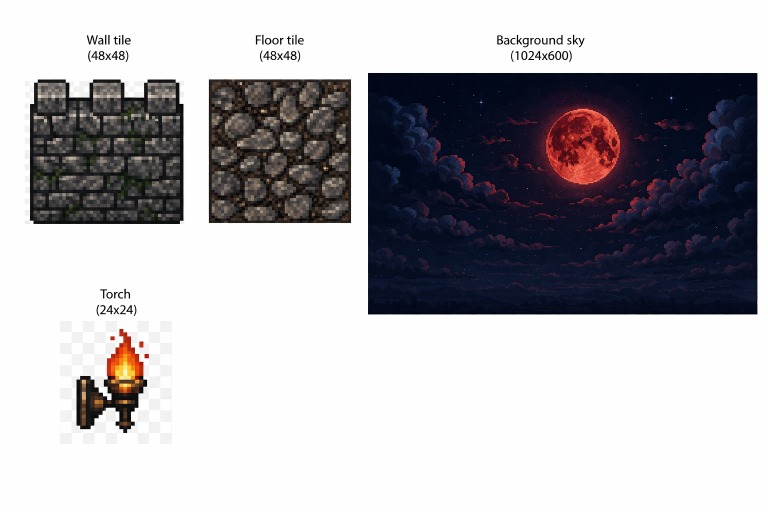
#> input picture ChatGPT Image Apr 10, 2026, 02_07_40 AM.png, 1536 x 1024 px, found by its file name (shown at 1/2 size)
$ python extract_sprites.py
#> lines starting #> are read from the running program, lines starting #| are printed output that depends on the picture; after the words box and inside, x2 and y2 are one past the last pixel; in counts of white or black regions, pixels touching at a corner belong together
#|   Image size: 1536x1024
"""
extract_sprites.py — extract labeled sprites from ChatGPT-generated sprite sheets.
Uses PIL + numpy only (no scipy).
"""

import numpy as np
from PIL import Image
import os

SPRITES_DIR = "/home/aly/Documents/proj/2d_game/sprites"
IMG1 = "/home/aly/Documents/proj/2d_game/ChatGPT Image Apr 10, 2026, 02_07_32 AM.png"
IMG2 = "/home/aly/Documents/proj/2d_game/ChatGPT Image Apr 10, 2026, 02_07_40 AM.png"


def find_bboxes(arr):
    """
    Given an RGBA or RGB numpy array, find non-white bounding boxes by:
    1. Building a binary mask of non-white pixels (R<=230 OR G<=230 OR B<=230)
    2. Projecting onto rows and columns to find gaps (all-white rows/cols)
    3. Merging contiguous non-gap spans into bounding boxes
    4. Splitting each row-span by column projection within that row band
    Returns list of (row_start, row_end, col_start, col_end) tuples.
    """
    if arr.shape[2] == 4:
        rgb = arr[:, :, :3]
#> rgb is the input picture: shape (1024, 1536, 3); mean R, G, B 175.7, 174, 178
    else:
        rgb = arr

    # Non-white mask
    mask = ~((rgb[:, :, 0] > 230) & (rgb[:, :, 1] > 230) & (rgb[:, :, 2] > 230))
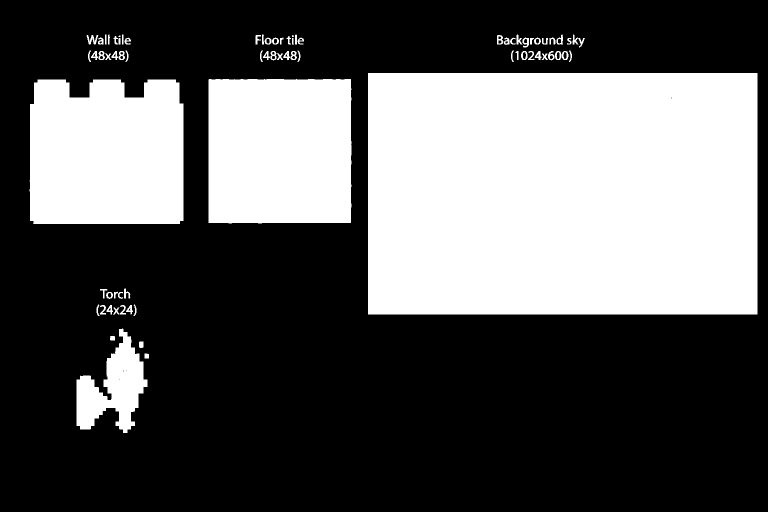
#> mask: shape (1024, 1536) bool (shown at 1/2 size); 35.9% white; 74 white regions (2 under 20 px), largest, box (x1, y1, x2, y2) and area: (736, 146, 1515, 629) 376255, (59, 159, 367, 448) 84775, (417, 158, 703, 447) 82016

    # Row projection: rows that have any non-white pixel
    row_has_content = mask.any(axis=1)   # shape (H,)
    col_has_content = mask.any(axis=0)   # shape (W,)

    def spans_from_bool(arr_1d, min_gap=5):
        """Find contiguous True-spans, ignoring gaps smaller than min_gap."""
#> called with arr_1d = array of shape (1024,), min_gap = 8
        spans = []
        in_span = False
        start = 0
        n = len(arr_1d)
#> n = 1024
        for i in range(n):
            if arr_1d[i] and not in_span:
                start = i
                in_span = True
            elif not arr_1d[i] and in_span:
                # Check if this is a real gap or a tiny noise gap
                # Look ahead for next True
                gap_end = i
                while gap_end < n and not arr_1d[gap_end]:
                    gap_end += 1
                gap_size = gap_end - i
                if gap_size >= min_gap or gap_end == n:
                    spans.append((start, i - 1))
                    in_span = False
#> after the loop, gap_end = 1024; gap_size = 158; in_span = False; spans = [(69, 123), (146, 631), (657, 865)]; start = 657
                    # If there's more content after the gap, we'll catch it in the loop
        if in_span:
            spans.append((start, n - 1))
        return spans

    row_spans = spans_from_bool(row_has_content, min_gap=8)
#> row_spans = [(69, 123), (146, 631), (657, 865)]

    bboxes = []
    for (r0, r1) in row_spans:
        # Within this row band, find column spans
        band_mask = mask[r0:r1+1, :]
        band_col = band_mask.any(axis=0)
        col_spans = spans_from_bool(band_col, min_gap=8)
        for (c0, c1) in col_spans:
            # Filter out tiny noise boxes (< 10px in either dimension)
            if (r1 - r0 + 1) >= 10 and (c1 - c0 + 1) >= 10:
                bboxes.append((r0, r1, c0, c1))
#> this loop made 3 passes
#> (r0, r1, col_spans) on passes 1 to 3: (69, 123, [(173, 261), (511, 607), (994, 1169)]), (146, 631, [(59, 366), (417, 702), (736, 1514)]), (657, 865, [(153, 297)])
#> after the loop, bboxes = [(69, 123, 173, 261), (69, 123, 511, 607), (69, 123, 994, 1169), (146, 631, 59, 366), (146, 631, 417, 702), (146, 631, 736, 1514), (657, 865, 153, 297)]

    return bboxes


def remove_white_bg(crop_arr, r_thresh=230, g_thresh=220, b_thresh=210):
    """
    Convert crop to RGBA, set alpha=0 for near-white pixels.
    """
    if crop_arr.shape[2] == 4:
        out = crop_arr.copy()
    else:
        h, w = crop_arr.shape[:2]
        out = np.zeros((h, w, 4), dtype=np.uint8)
        out[:, :, :3] = crop_arr
        out[:, :, 3] = 255

    white = (out[:, :, 0] > r_thresh) & (out[:, :, 1] > g_thresh) & (out[:, :, 2] > b_thresh)
    out[white, 3] = 0
    return out


def process_image(path, label):
    print(f"\n{'='*60}")
    print(f"Processing {label}: {os.path.basename(path)}")
    print(f"{'='*60}")

    img = Image.open(path).convert("RGBA")
    arr = np.array(img)
    print(f"  Image size: {img.size[0]}x{img.size[1]}")

    bboxes = find_bboxes(arr)
    print(f"  Found {len(bboxes)} bounding box(es):")
#|   Found 7 bounding box(es):
    for i, (r0, r1, c0, c1) in enumerate(bboxes):
        print(f"    [{i}] rows {r0}-{r1} ({r1-r0+1}px tall), cols {c0}-{c1} ({c1-c0+1}px wide)")
#> this loop made 7 passes
#|     [0] rows 69-123 (55px tall), cols 173-261 (89px wide)
#|     [1] rows 69-123 (55px tall), cols 511-607 (97px wide)
#|     [2] rows 69-123 (55px tall), cols 994-1169 (176px wide)
#|     [3] rows 146-631 (486px tall), cols 59-366 (308px wide)
#|     [4] rows 146-631 (486px tall), cols 417-702 (286px wide)
#|     [5] rows 146-631 (486px tall), cols 736-1514 (779px wide)
#|     [6] rows 657-865 (209px tall), cols 153-297 (145px wide)

    return arr, bboxes


# ── Process Image 2 (the labeled sprite sheet) ────────────────────────────────

arr2, bboxes2 = process_image(IMG2, "Image 2 (sprite sheet)")
#> bboxes2 has the same summary as bboxes in find_bboxes

# Expected order after bbox detection (sorted top-left → bottom-right by row then col):
# [0] wall tile  (top-left, ~48x48)
# [1] floor tile (top-center, ~48x48)
# [2] bg sky     (top-right, large)
# [3] torch      (bottom-left, ~24x48)
#
# We sort bboxes by (row_start, col_start) to get stable ordering.
bboxes2_sorted = sorted(bboxes2, key=lambda b: (b[0], b[2]))
#> bboxes2_sorted has the same summary as bboxes in find_bboxes

print("\n  Sorted bboxes (row_start, col_start order):")
for i, b in enumerate(bboxes2_sorted):
    r0, r1, c0, c1 = b
    print(f"    [{i}] rows {r0}-{r1}, cols {c0}-{c1}  size={c1-c0+1}x{r1-r0+1}")

# Map by size heuristic: largest area = sky background
areas = [(i, (b[1]-b[0]+1)*(b[3]-b[2]+1), b) for i, b in enumerate(bboxes2_sorted)]
#> areas = [(0, 4895, (69, 123, 173, 261)), (1, 5335, (69, 123, 511, 607)), (2, 9680, (69, 123, 994, 1169)), (3, 149688, (146, 631, 59, 366)), (4, 138996, (146, 631, 417, 702)), (5, 378594, (146, 631, 736, 1514)), (6, 30305, (657, 865, 153, 297))]
areas_sorted_by_area = sorted(areas, key=lambda x: x[1], reverse=True)
#> areas_sorted_by_area = [(5, 378594, (146, 631, 736, 1514)), (3, 149688, (146, 631, 59, 366)), (4, 138996, (146, 631, 417, 702)), (6, 30305, (657, 865, 153, 297)), (2, 9680, (69, 123, 994, 1169)), (1, 5335, (69, 123, 511, 607)), (0, 4895, (69, 123, 173, 261))]

print("\n  Bboxes sorted by area (largest first):")
for idx, area, b in areas_sorted_by_area:
    r0, r1, c0, c1 = b
    print(f"    original_idx={idx} area={area} size={c1-c0+1}x{r1-r0+1}")
#> this loop made 7 passes
#> (idx, area, r0, r1, c0, c1) on passes 1 to 7: (5, 378594, 146, 631, 736, 1514), (3, 149688, 146, 631, 59, 366), (4, 138996, 146, 631, 417, 702), (6, 30305, 657, 865, 153, 297), (2, 9680, 69, 123, 994, 1169), (1, 5335, 69, 123, 511, 607), (0, 4895, 69, 123, 173, 261)
#|     original_idx=5 area=378594 size=779x486
#|     original_idx=3 area=149688 size=308x486
#|     original_idx=4 area=138996 size=286x486
#|     original_idx=6 area=30305 size=145x209
#|     original_idx=2 area=9680 size=176x55
#|     original_idx=1 area=5335 size=97x55
#|     original_idx=0 area=4895 size=89x55

# Identify sky (largest), then remaining sorted by (row, col)
sky_idx = areas_sorted_by_area[0][0]
#> sky_idx = 5
non_sky = [b for i, (_, _, b) in enumerate(areas_sorted_by_area) if areas_sorted_by_area[i][0] != sky_idx]
#> non_sky = [(146, 631, 59, 366), (146, 631, 417, 702), (657, 865, 153, 297), (69, 123, 994, 1169), (69, 123, 511, 607), (69, 123, 173, 261)]
# Sort non-sky by row then col
non_sky_sorted = sorted(non_sky, key=lambda b: (b[0], b[2]))
#> non_sky_sorted = [(69, 123, 173, 261), (69, 123, 511, 607), (69, 123, 994, 1169), (146, 631, 59, 366), (146, 631, 417, 702), (657, 865, 153, 297)]

print(f"\n  Sky bbox index (among sorted): {sky_idx}")
#|   Sky bbox index (among sorted): 5
print(f"  Non-sky bboxes (sorted by position):")
for i, b in enumerate(non_sky_sorted):
    r0, r1, c0, c1 = b
    print(f"    [{i}] rows {r0}-{r1}, cols {c0}-{c1}  size={c1-c0+1}x{r1-r0+1}")
#> this loop made 6 passes
#|     [0] rows 69-123, cols 173-261  size=89x55
#|     [1] rows 69-123, cols 511-607  size=97x55
#|     [2] rows 69-123, cols 994-1169  size=176x55
#|     [3] rows 146-631, cols 59-366  size=308x486
#|     [4] rows 146-631, cols 417-702  size=286x486
#|     [5] rows 657-865, cols 153-297  size=145x209

def save_sprite(arr, bbox, out_path, remove_white=True, scale=None):
    r0, r1, c0, c1 = bbox
    crop = arr[r0:r1+1, c0:c1+1]
    if remove_white:
        crop = remove_white_bg(crop)
    img = Image.fromarray(crop, "RGBA")
    if scale:
        img = img.resize(scale, Image.LANCZOS)
    img.save(out_path)
    print(f"  Saved: {out_path}  (final size: {img.size[0]}x{img.size[1]})")

print("\n  Saving sprites from Image 2...")

if len(non_sky_sorted) >= 3:
    # non_sky_sorted[0] = wall tile (top-left of non-sky), [1] = floor tile (top-right of non-sky or nearby), [2] = torch
    # Actually depends on layout — print to verify, use index 0,1 as wall/floor, last as torch
    # Sort all non-sky by col within same row band for wall/floor, torch is lowest row
    # Find which are on top row vs bottom row
    top_row_items = []
    bottom_row_items = []
    if len(non_sky_sorted) > 0:
        row_threshold = non_sky_sorted[0][0] + (non_sky_sorted[-1][0] - non_sky_sorted[0][0]) // 2
#> row_threshold = 363
        for b in non_sky_sorted:
            if b[0] <= row_threshold:
                top_row_items.append(b)
            else:
                bottom_row_items.append(b)
#> this loop made 6 passes
#> after the loop, bottom_row_items = [(657, 865, 153, 297)]; top_row_items = [(69, 123, 173, 261), (69, 123, 511, 607), (69, 123, 994, 1169), (146, 631, 59, 366), (146, 631, 417, 702)]

    print(f"  Top-row non-sky items: {len(top_row_items)}, bottom-row: {len(bottom_row_items)}")
#|   Top-row non-sky items: 5, bottom-row: 1

    if len(top_row_items) >= 2:
        wall_bbox = top_row_items[0]   # leftmost on top row
#> wall_bbox = (69, 123, 173, 261)
        floor_bbox = top_row_items[1]  # next on top row
#> floor_bbox = (69, 123, 511, 607)
        r0,r1,c0,c1 = wall_bbox
#> r0 = 69; r1 = 123; c0 = 173; c1 = 261
        print(f"  wall_tile: size={c1-c0+1}x{r1-r0+1}")
#|   wall_tile: size=89x55
        save_sprite(arr2, wall_bbox,  f"{SPRITES_DIR}/wall_tile_outdoor.png",  scale=(48,48))
#> in save_sprite, `r0, r1, c0, c1 = bbox`: r0 = 69; r1 = 123; c0 = 173; c1 = 261
#> in remove_white_bg, `white = (out[:, :, 0] > r_thresh) & (out[:, :, 1] > g_thresh) & (out[:..`: white: shape (55, 89) bool; 69.8% white; 16 black regions (1 under 20 px), largest, box (x1, y1, x2, y2) and area: (0, 1, 24, 20) 220, (24, 33, 37, 51) 140, (64, 33, 77, 51) 140
#|   Saved: /home/aly/Documents/proj/2d_game/sprites/wall_tile_outdoor.png  (final size: 48x48)

        r0,r1,c0,c1 = floor_bbox
#> c0 = 511; c1 = 607
        print(f"  floor_tile: size={c1-c0+1}x{r1-r0+1}")
#|   floor_tile: size=97x55
        save_sprite(arr2, floor_bbox, f"{SPRITES_DIR}/floor_tile_outdoor.png", scale=(48,48))
#> in remove_white_bg (call 2), `white = (out[:, :, 0] > r_thresh) & (out[:, :, 1] > g_thresh) & (out[:..`: white: shape (55, 97) bool; 72.3% white; 17 black regions (1 under 20 px), largest, box (x1, y1, x2, y2) and area: (70, 33, 83, 51) 141, (30, 33, 42, 52) 136, (55, 33, 69, 51) 125
#|   Saved: /home/aly/Documents/proj/2d_game/sprites/floor_tile_outdoor.png  (final size: 48x48)
    elif len(top_row_items) == 1:
        print("  WARNING: only 1 top-row non-sky item found, using it as wall_tile")
        save_sprite(arr2, top_row_items[0], f"{SPRITES_DIR}/wall_tile_outdoor.png", scale=(48,48))

    if len(bottom_row_items) >= 1:
        torch_bbox = bottom_row_items[0]
#> torch_bbox = (657, 865, 153, 297)
        r0,r1,c0,c1 = torch_bbox
#> r0 = 657; r1 = 865; c0 = 153; c1 = 297
        print(f"  torch: size={c1-c0+1}x{r1-r0+1}")
#|   torch: size=145x209
        save_sprite(arr2, torch_bbox, f"{SPRITES_DIR}/torch.png", scale=(24,48))
#> call 3 of save_sprite, with bbox = (657, 865, 153, 297), remove_white = True, scale = (24, 48)
#> in save_sprite (call 3), `r0, r1, c0, c1 = bbox`: r0 = 657; r1 = 865; c0 = 153; c1 = 297
#> in remove_white_bg (call 3), `white = (out[:, :, 0] > r_thresh) & (out[:, :, 1] > g_thresh) & (out[:..`: white: shape (209, 145) bool; 50.3% white; 4 black regions, box (x1, y1, x2, y2) and area: (0, 1, 142, 209) 14792, (125, 26, 134, 38) 106, (136, 50, 145, 60) 85, (68, 16, 77, 24) 71
#> in save_sprite (call 3), `img = img.resize(scale, Image.LANCZOS)`:
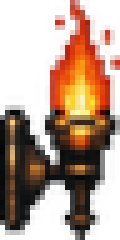
#> img: PIL image 24x48 RGBA (shown 5 times larger); mean R, G, B, A 76.2, 43.2, 27.4, 126.7; transparent parts drawn white
#|   Saved: /home/aly/Documents/proj/2d_game/sprites/torch.png  (final size: 24x48)
    else:
        # Torch might be in top row if layout differs
        print("  WARNING: no bottom-row items, checking if last non-sky item is torch")
        if len(non_sky_sorted) >= 3:
            save_sprite(arr2, non_sky_sorted[-1], f"{SPRITES_DIR}/torch.png", scale=(24,48))

elif len(non_sky_sorted) == 2:
    save_sprite(arr2, non_sky_sorted[0], f"{SPRITES_DIR}/wall_tile_outdoor.png",  scale=(48,48))
    save_sprite(arr2, non_sky_sorted[1], f"{SPRITES_DIR}/floor_tile_outdoor.png", scale=(48,48))
    print("  WARNING: Only 2 non-sky bboxes found, no torch saved")
elif len(non_sky_sorted) == 1:
    save_sprite(arr2, non_sky_sorted[0], f"{SPRITES_DIR}/wall_tile_outdoor.png",  scale=(48,48))
    print("  WARNING: Only 1 non-sky bbox found")

# Save sky (no white removal, it's dark)
sky_bbox = bboxes2_sorted[sky_idx]
#> sky_bbox = (146, 631, 736, 1514)
r0,r1,c0,c1 = sky_bbox
#> r0 = 146; r1 = 631; c0 = 736; c1 = 1514
print(f"  bg_night sky: size={c1-c0+1}x{r1-r0+1}")
#|   bg_night sky: size=779x486
save_sprite(arr2, sky_bbox, f"{SPRITES_DIR}/bg_night.png", remove_white=False)
#> call 4 of save_sprite, with bbox = (146, 631, 736, 1514), remove_white = False
#> in save_sprite (call 4), `r0, r1, c0, c1 = bbox`: r0 = 146; r1 = 631; c0 = 736; c1 = 1514
#> in save_sprite (call 4), `crop = arr[r0:r1+1, c0:c1+1]`:
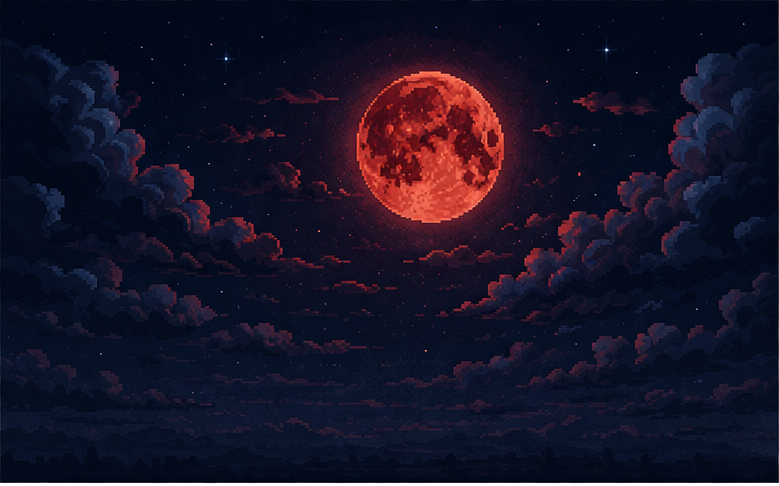
#> crop: shape (486, 779, 4); mean R, G, B, A 22.5, 19.3, 38.4, 255
#|   Saved: /home/aly/Documents/proj/2d_game/sprites/bg_night.png  (final size: 779x486)


# ── Process Image 1 ───────────────────────────────────────────────────────────

arr1, bboxes1 = process_image(IMG1, "Image 1")
#> call 2 of process_image, with label = 'Image 1'
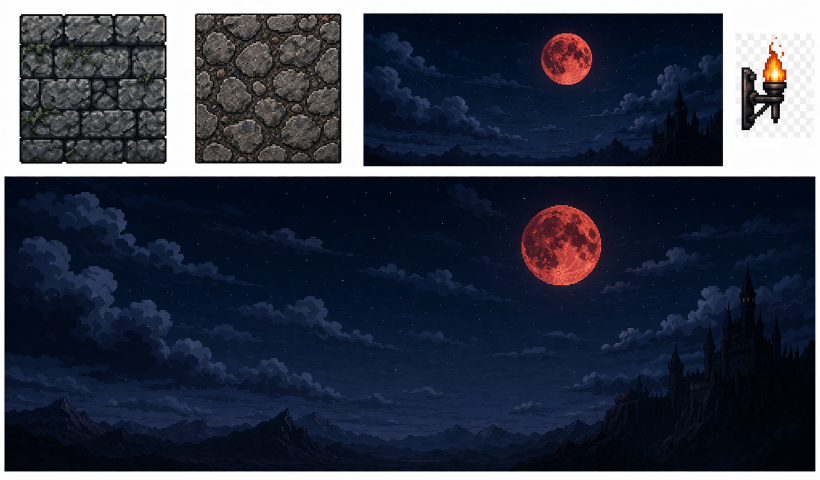
#> input picture ChatGPT Image Apr 10, 2026, 02_07_32 AM.png, 1639 x 959 px, found by its file name (shown at 1/2 size)
#|   Image size: 1639x959
#> in find_bboxes, rgb is the input picture: shape (959, 1639, 3); mean R, G, B 50.7, 56.7, 71.9
#> in find_bboxes (call 2), `mask = ~((rgb[:, :, 0] > 230) & (rgb[:, :, 1] > 230) & (rgb[:, :, 2] >..`:
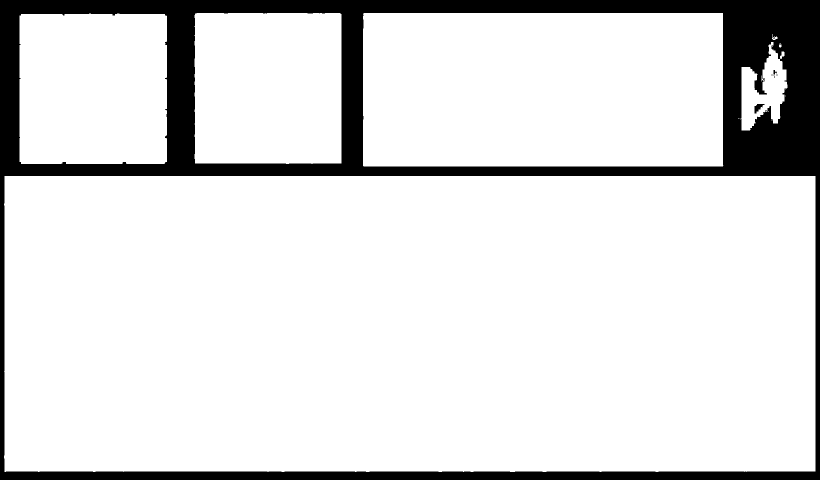
#> mask: shape (959, 1639) bool (shown at 1/2 size); 86.9% white; 9 black regions (6 under 20 px), largest, box (x1, y1, x2, y2) and area: (0, 0, 1639, 959) 206273, (1509, 208, 1529, 227) 198, (1547, 140, 1554, 151) 38
#> in find_bboxes (call 2), `row_spans = spans_from_bool(row_has_content, min_gap=8)`: row_spans = [(26, 332), (352, 943)]
#> the loop in find_bboxes (call 2), `for (r0, r1) in row_spans:` made 2 passes
#> (r0, r1, n in spans_from_bool, col_spans) on passes 1 to 2: (26, 332, 1639, [(39, 333), (389, 682), (726, 1446), (1476, 1575)]), (352, 943, 1639, [(8, 1630)])
#> pass 1, in find_bboxes (call 2), `band_mask = mask[r0:r1+1, :]`:
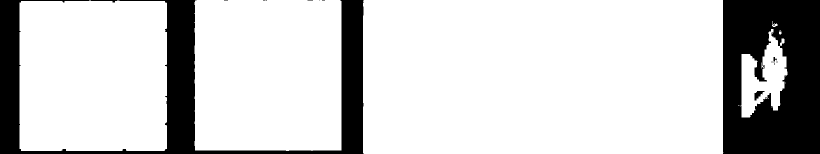
#> band_mask: shape (307, 1639) bool (shown at 1/2 size); 80.8% white; 16 black regions (12 under 20 px), largest, box (x1, y1, x2, y2) and area: (1446, 0, 1639, 307) 49962, (0, 0, 727, 307) 46338, (1509, 182, 1529, 201) 198, (1547, 114, 1554, 125) 38
#> pass 2, in find_bboxes (call 2), `band_mask = mask[r0:r1+1, :]`:
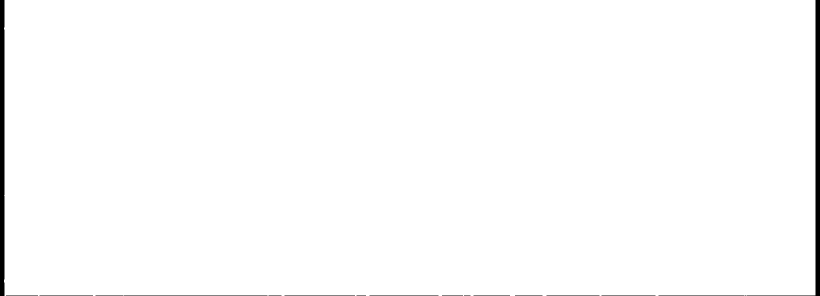
#> band_mask: shape (592, 1639) bool (shown at 1/2 size); 98.8% white; 18 black regions (3 under 20 px), largest, box (x1, y1, x2, y2) and area: (0, 0, 9, 592) 5317, (1494, 0, 1639, 592) 4873, (247, 591, 535, 592) 288
#> after the loop in find_bboxes (call 2), `for (r0, r1) in row_spans:`: bboxes = [(26, 332, 39, 333), (26, 332, 389, 682), (26, 332, 726, 1446), (26, 332, 1476, 1575), (352, 943, 8, 1630)]
#|   Found 5 bounding box(es):
#> the loop in process_image (call 2), `for i, (r0, r1, c0, c1) in enumerate(bboxes):` made 5 passes
#|     [0] rows 26-332 (307px tall), cols 39-333 (295px wide)
#|     [1] rows 26-332 (307px tall), cols 389-682 (294px wide)
#|     [2] rows 26-332 (307px tall), cols 726-1446 (721px wide)
#|     [3] rows 26-332 (307px tall), cols 1476-1575 (100px wide)
#|     [4] rows 352-943 (592px tall), cols 8-1630 (1623px wide)
#> bboxes1 has the same summary as bboxes in find_bboxes
bboxes1_sorted = sorted(bboxes1, key=lambda b: (b[0], b[2]))
#> bboxes1_sorted has the same summary as bboxes in find_bboxes
print("\n  Image 1 bboxes (sorted):")
for i, b in enumerate(bboxes1_sorted):
    r0, r1, c0, c1 = b
    print(f"    [{i}] rows {r0}-{r1}, cols {c0}-{c1}  size={c1-c0+1}x{r1-r0+1}")
#> this loop made 5 passes
#|     [0] rows 26-332, cols 39-333  size=295x307
#|     [1] rows 26-332, cols 389-682  size=294x307
#|     [2] rows 26-332, cols 726-1446  size=721x307
#|     [3] rows 26-332, cols 1476-1575  size=100x307
#|     [4] rows 352-943, cols 8-1630  size=1623x592

print("\nDone.")
